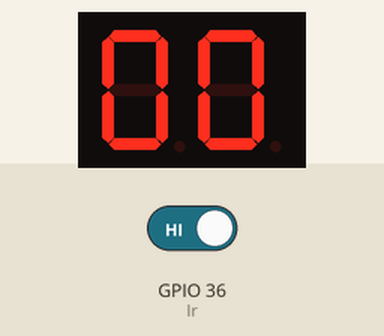
Simulated run of this sketch. Board: ESP32. Parts: 2-digit seven-segment display. Wiring (inferred from the names in the program): 2-digit 7-segment display, segments lit when HIGH: segments GPIO 13, GPIO 12, GPIO 14, GPIO 27, GPIO 26, GPIO 25, GPIO 33, GPIO 23, GPIO 22, GPIO 21, GPIO 19, GPIO 18, GPIO 5, GPIO 4. Inputs (shaded band) come from the test bench; at power-on: GPIO 36 (Ir) HIGH. The segment pins are drawn as the display they are named for.

Above: at 1.2 s.
1.3 s: GPIO 36 (Ir) driven LOW
At 1.77 s:
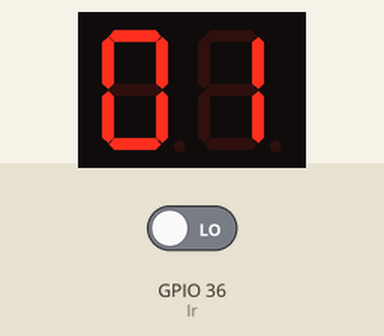
At 2.12 s:
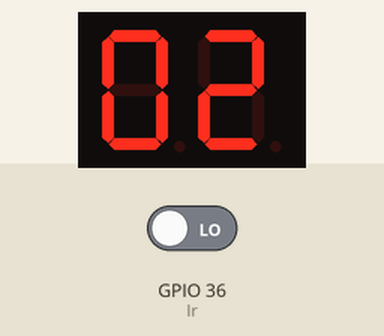
Timing chart, 0 to 4.3 s (numbered marks = the images above; inputs shaded):
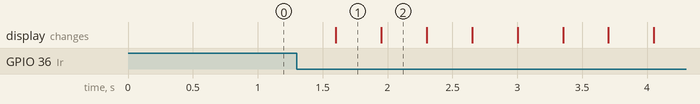

Measured:
- after the input at 1.3 s, the display: changes after 0.30 s (image 1)

The sketch:

IR_demo.ino
```cpp
/*======================================================
                     Counter
========================================================
Description:
Using the Ir Sensor to count the objects detected and
display it on a 7 segment.

Designer Engineer:
Ebio, Ann Clarise
Jaena, Elaiza B.

Date:
Oct. 14, 2026
======================================================*/

#include "decoder.h"

// GPIOS for Inputs (ESP32 safe input layout)
const byte Ir = 36;       // Input-only pin, ideal for IR Sensor

// Variables
int counter = 0;
int input = 0;

void setup() {
  // Pin setup
  pinMode(Ir, INPUT);

  // Initialize 7-segment display pins
  initDisplay();

  Serial.begin(9600);
}

void loop() {
  // 1. Read IR sensor
  input = digitalRead(Ir);
  if (input == 0) {
    if (counter < 99) {
      counter++;
    }
    delay(300); // Debounce delay
  }

  // 2. Refresh display output
  displayCounter(counter);

  delay(50);
}
```

decoder.h
```cpp
// Safe digital output pins for Tens digit (Segments: a, b, c, d, e, f, g)
const byte tensPins[7] = {13, 12, 14, 27, 26, 25, 33};

// Safe digital output pins for Ones digit (Segments: a, b, c, d, e, f, g)
const byte onesPins[7] = {23, 22, 21, 19, 18, 5, 4};

// Segment patterns for digits 0-9 (Common Cathode: HIGH = ON, LOW = OFF)
const byte digitSegments[10][7] = {
  {1, 1, 1, 1, 1, 1, 0}, // 0
  {0, 1, 1, 0, 0, 0, 0}, // 1
  {1, 1, 0, 1, 1, 0, 1}, // 2
  {1, 1, 1, 1, 0, 0, 1}, // 3
  {0, 1, 1, 0, 0, 1, 1}, // 4
  {1, 0, 1, 1, 0, 1, 1}, // 5
  {1, 0, 1, 1, 1, 1, 1}, // 6
  {1, 1, 1, 0, 0, 0, 0}, // 7
  {1, 1, 1, 1, 1, 1, 1}, // 8
  {1, 1, 1, 1, 0, 1, 1}  // 9
};

void initDisplay() {
  for (int i = 0; i < 7; i++) {
    pinMode(tensPins[i], OUTPUT);
    pinMode(onesPins[i], OUTPUT);
  }
}

void showDigit(const byte pins[7], int digit) {
  if (digit < 0 || digit > 9) return;
  for (int i = 0; i < 7; i++) {
    digitalWrite(pins[i], digitSegments[digit][i]);
  }
}

void displayCounter(int num) {
  if (num > 99) num = 99;
  if (num < 0) num = 0;

  int tens = num / 10;
  int ones = num % 10;

  showDigit(tensPins, tens);
  showDigit(onesPins, ones);
}
```
